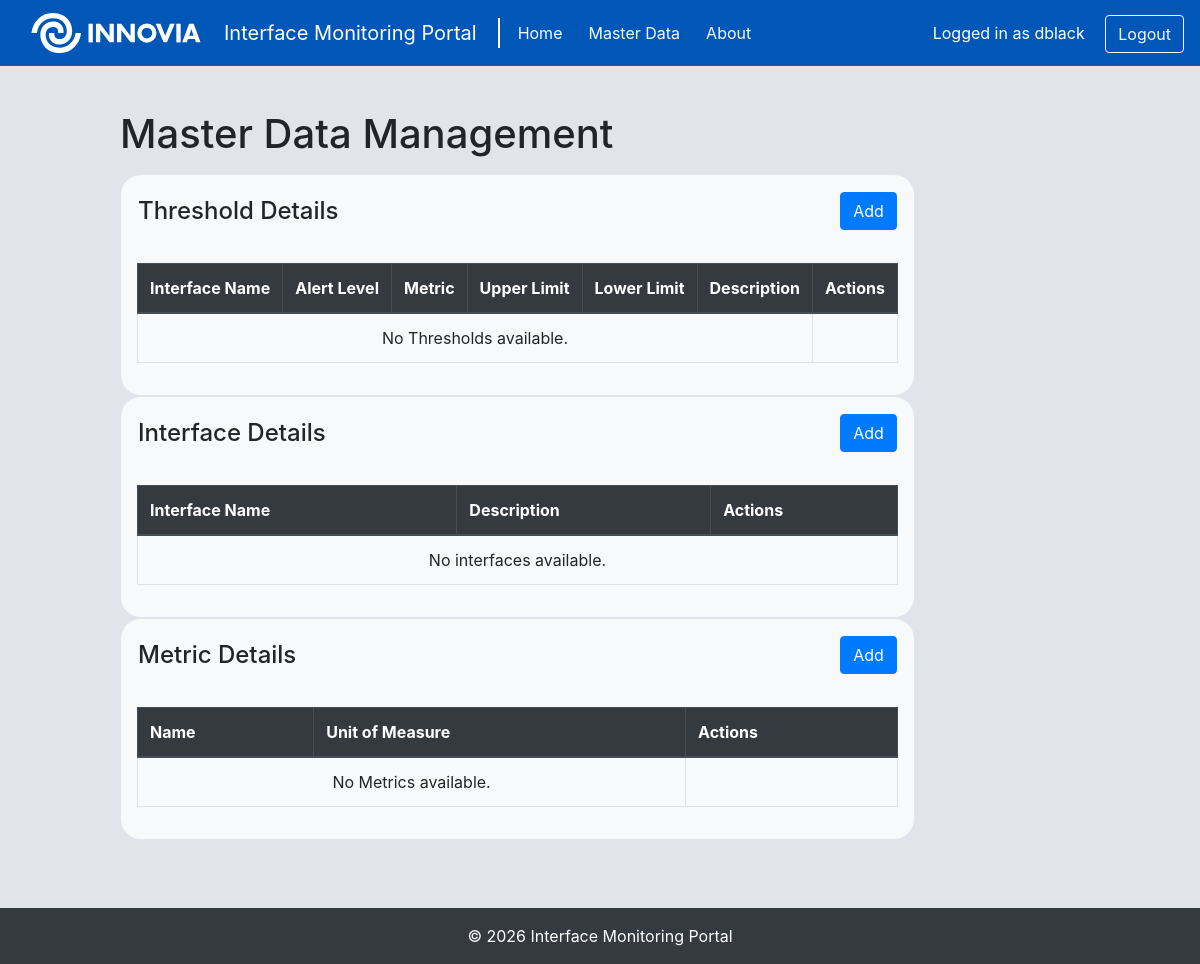
/IMPapp/masterdata/ (signed in), run on an earlier commit of the app's database.
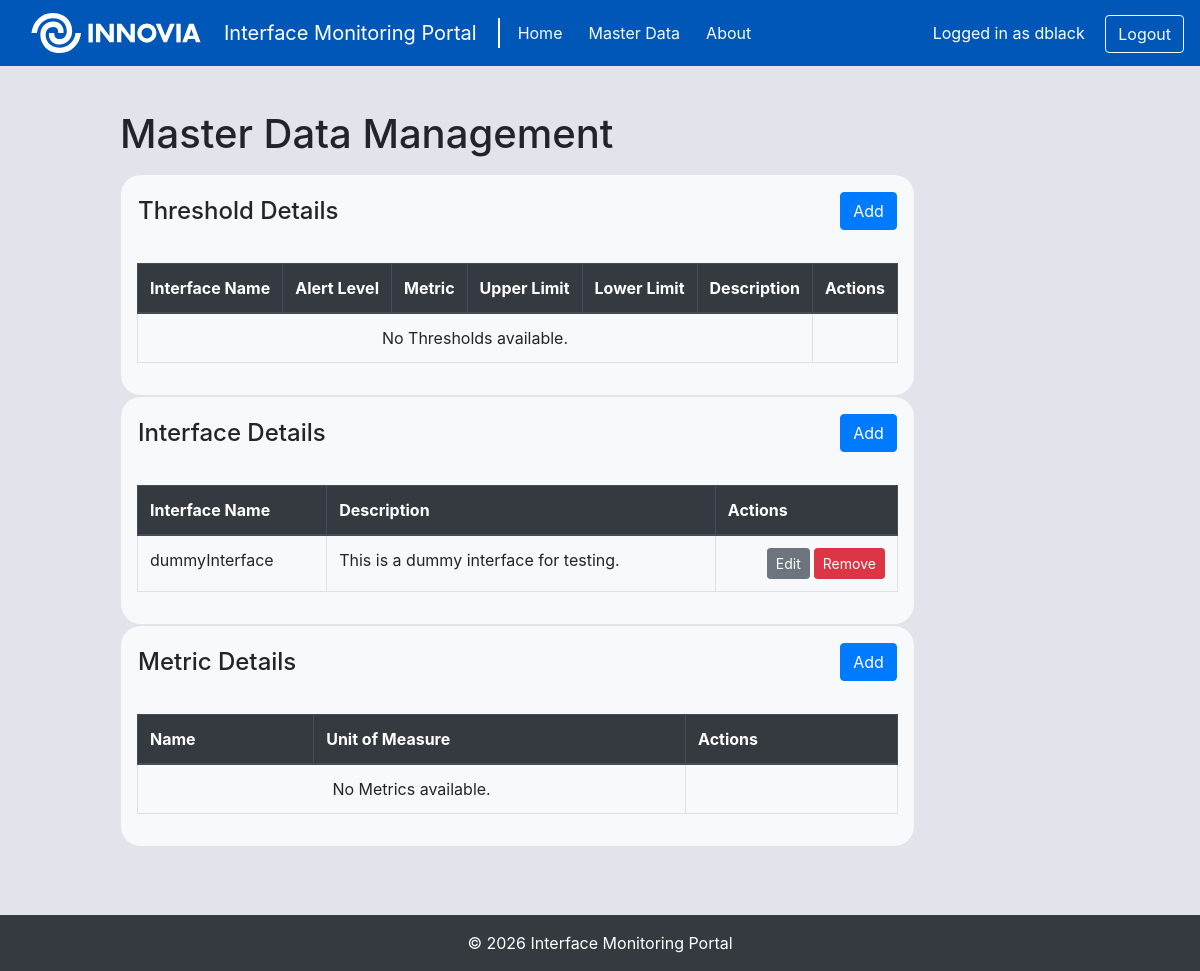
And on a later commit of the database.
### IMPapp/models.py (models this page shows)
class Interface(models.Model):
    id = models.AutoField(primary_key=True)
    name = models.CharField(max_length=100)
    description = models.TextField()

### IMPapp/views.py (the view)
# urls.py: path('masterdata/', views.masterdata, name='masterdata'),
@login_required
def masterdata(request):
    return render(request, "masterdata.html", {"interfaces": Interface.objects.all(),
                                               "thresholds": Threshold.objects.all(),
                                               "metrics": Metric.objects.all()})

### IMPapp/templates/masterdata.html
{% extends "template.html" %}{% block title %}Master Data{% endblock %}
{% load static %}
{% block content %}
    <div class="container-center wd-80 mb-4">
        <h1 class="mb-3">Master Data Management</h1>
        <table class="wd-100 mb-3">
            <tr>
                <td>
                    {% include "partials/threshold.html" with thresholds=thresholds %}
                </td>
            </tr>
            <tr>
                <td>
                    {% include "partials/interface.html" with interfaces=interfaces %}
                </td>
            </tr>
            <tr>
                <td>
                    {% include "partials/metric.html" with metrics=metrics %}
                </td>
            </tr>
        </table>
    </div>
{% endblock %}

### IMPapp/templates/partials/interface.html (shortened to what this page needs)
<div class="rounded-20 p-3 bg-light">
    <table class="width-100 mb-3">
        <tr>
            <td>
                <h4 class="mb-3">Interface Details</h4>
            </td>
            <td class="text-right">
                <form method="post" action="{% url 'manageInterfaceAdd' 'add' %}">
                    <button class="btn btn-primary mb-3" type="submit">Add</button>
                </form>
            </td>
        </tr>
    </table>
    <table class="table table-bordered">
        <thead class="thead-dark">
            <tr>
                <th scope="col">Interface Name</th>
                <th scope="col">Description</th>
                <th scope="col">Actions</th>
            </tr>
        </thead>
        <tbody>
            {% for interface in interfaces %}
            <tr>
                <td>{{ interface.name }}</td>
                <td>{{ interface.description }}</td>
                <td>
                    <table class="table-borderless mb-0 align-right">
                        <tr>
                            <td class="p-0 pr-1">
                                <form method="post" action="{% url 'manageInterfaceEdit' 'edit' interface.id %}">
                                    <button class="btn btn-secondary btn-sm" type="submit">Edit</button>
                                </form>
                            </td>
                            <td class="p-0">
                                <form method="post" action="{% url 'removeInterface' interface.id %}">
                                    <button class="btn btn-danger btn-sm" type="submit">Remove</button>
                                </form>
                            </td>
                        </tr>
                    </table>
                </td>
            </tr>
            {% empty %}
            <tr>
                <td colspan="5" class="text-center">No interfaces available.</td>
            </tr>
            {% endfor %}
        </tbody>
    </table>
</div>

What changed in the data, as far as the page shows it:
added Interface: name "dummyInterface", description "This is a dummy interface for testing."
Also different on the page:
text no longer shown: "No interfaces available."
